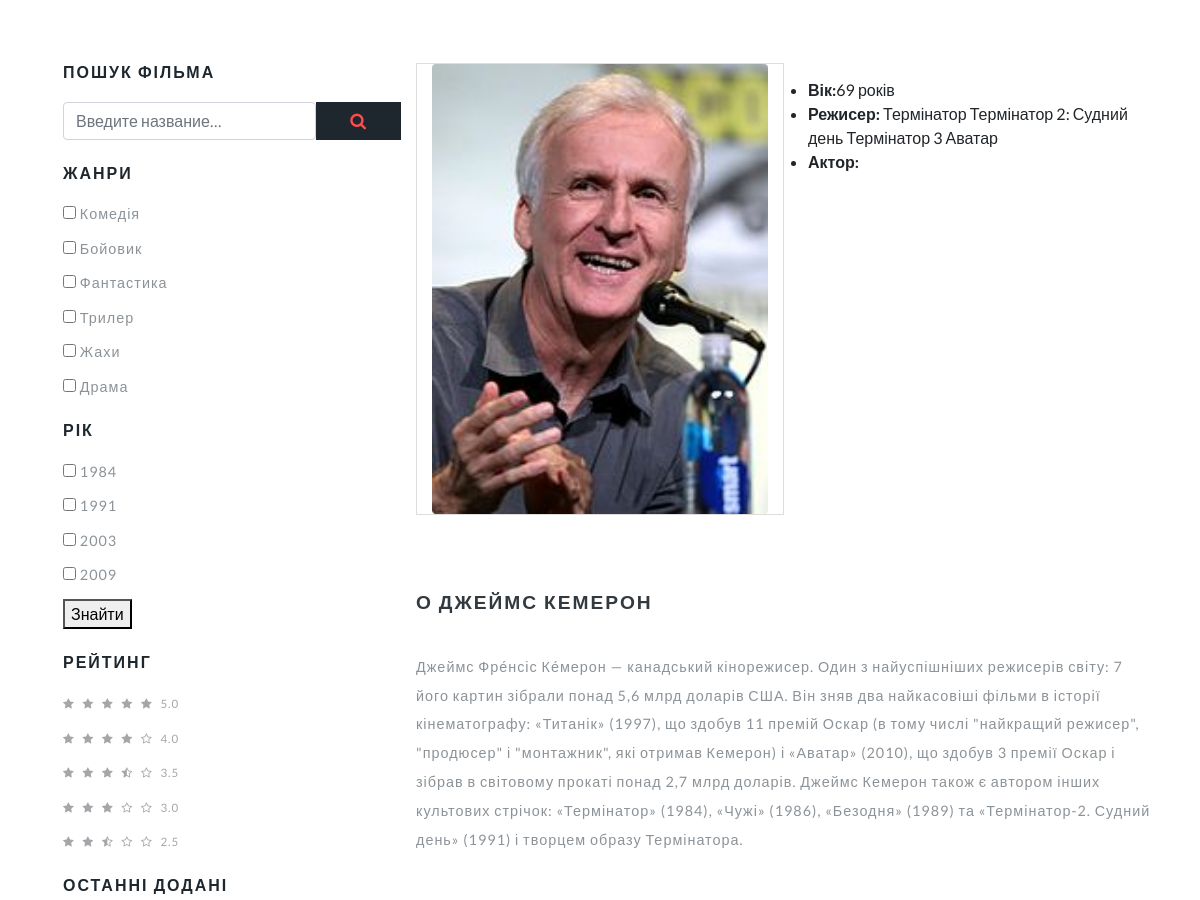
/uk/actor/Джеймс Кемерон/ (middle part), run on an earlier commit of the app's database.
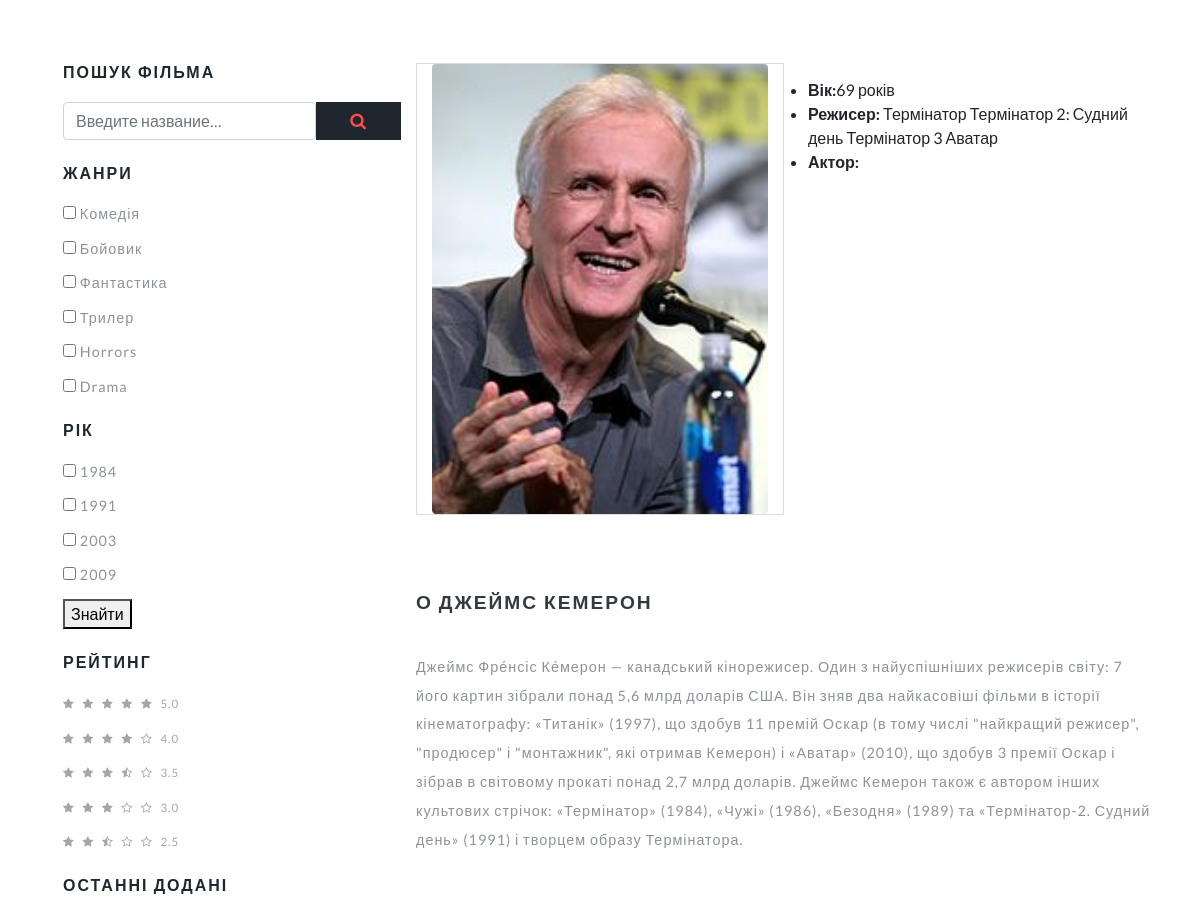
And on a later commit of the database.
### films/models.py (models this page shows, shortened)
class Genre(models.Model):
    name = models.CharField("Ім'я", max_length=100)
    description = models.TextField("Опис")
    url = models.SlugField(max_length=160, unique=True)
    class Meta:
        verbose_name = "Жанр"
        verbose_name_plural = "Жанри"

### films/views.py (the view)
# urls.py: path("actor/<str:slug>/", views.Actor_DirectorView.as_view(), name="actor_detail"),
class Actor_DirectorView(GenreYear,DetailView):
    model = Actor_Director
    template_name = 'films/actor.html'
    slug_field = "name"

### contact/forms.py
class ContactForm(forms.ModelForm): #Форма підписки по email
    captcha = ReCaptchaField()
    class Meta:
        model = Contact
        fields = ("email","captcha")
        widgets = {
            "email": forms.TextInput(attrs={"class": "editContent", "placeholder": "Your Email"}),
        }
        labels = {
            "email": ''
        }

### contact/templatetags/contact_tags.py (called while the page is built)
@register.inclusion_tag("contact/tags/form.html")
def contact_form():
    return {"contact_form":ContactForm()}

### films/models.py (called while the page is built)
    def get_absolute_url(self):
        return reverse("film_detail", kwargs={"slug": self.url})

### films/templatetags/film_tag.py (called while the page is built)
@register.simple_tag()
def get_categories():
    return Category.objects.all()

@register.inclusion_tag('films/tags/last_film.html')
def get_last_films(count=5):
    films = Film.objects.order_by("id")[:count]
    return {"last_films": films}

### films/views.py (called while the page is built)
    def get_genres(self):
        return Genre.objects.all()

    def get_years(self):
        return Film.objects.filter(draft=False).values("year").distinct()

### films/templates/films/actor.html (shortened to what this page needs)
{% extends 'films/base.html'%}
{% block container%}
    <div class="container py-md-3">
        {% endblock container%}
        {% block sidebar%}
        <div class="side-bar col-lg-4">
            {% endblock sidebar%}
            {% block film%}
            <div class="left-ads-display col-lg-8">
                <div class="row">
                    <div class="desc1-left col-md-6">
                        <img style="width: 400px; height: 450px;" src="{{ actor_director.image.url }}" class="img-fluid" alt="">
                    </div>
                    <div class="desc1-right col-md-6 pl-lg-4">
                        <ul>
                            <li><span><b>Вік:</b>{{actor_director.age}} років</span></li>
                            <li>
                                <span><b>Режисер:</b>
                                    {%for film in actor_director.film_director.all %}
                                        {{film.title}}
                                    {%endfor%}
                                </span>
                            </li>
                            <li><span><b>Актор:</b>
                                </span></li>
                        </ul>
                    </div>
                </div>
                <div class="row sub-para-w3layouts mt-5">
                    <h3 class="shop-sing editContent">
                        О {{actor_director.name}}
                    </h3>
                    <p class="editContent">
                        {{actor_director.description|safe}}
                    </p>
                </div>
            </div>
        </div>
    </div>
{% endblock film %}

### films/templates/include/sidebar.html (shortened to what this page needs)
{%load film_tag%}
<div class="search-bar w3layouts-newsletter">
    <h3 class="sear-head editContent" >Пошук фільма</h3>
    <form action="{% url 'search'%}" method="get" class="d-flex editContent" >
        <input type="search" placeholder="Введите название..." name="q" class="form-control" required="">
        <button type="submit" class="btn1 btn" ><span class="fa fa-search" aria-hidden="true" ></span></button>
    </form>
</div>
<form action="{% url 'filter'%}" method="get">
<div class="left-side my-4">
    <h3 class="sear-head editContent" >Жанри</h3>
    <ul class="w3layouts-box-list">
        {%for genre in view.get_genres%}
            <li class="editContent" >
                <input type="checkbox" class="checked" name="genre" value="{{genre.id}}">
                <span class="span editContent" >{{genre.name}}</span>
            </li>
        {%endfor%}
    </ul>
</div>
    <div class="left-side">
        <h3 class="sear-head editContent" >Рік</h3>
        <ul class="w3layouts-box-list">
            {%for film in view.get_years%}
                <li class="editContent" >
                    <input type="checkbox" class="checked" name="year" value="{{film.year}}">
                    <span class="span editContent" >{{film.year}}</span>
                </li>
            {%endfor%}
        </ul>
    </div>
    <button type="submit"> Знайти</button>
</form>
<div class="customer-rev left-side my-4">
    <h3 class="sear-head editContent" >Рейтинг</h3>
    <ul class="w3layouts-box-list">
        <li>
            <a href="#">
                <span class="fa fa-star" aria-hidden="true" ></span>
                <span class="fa fa-star" aria-hidden="true" ></span>
                <span class="fa fa-star" aria-hidden="true" ></span>
                <span class="fa fa-star" aria-hidden="true" ></span>
                <span class="fa fa-star" aria-hidden="true" ></span>
                <span class="editContent" >5.0</span>
            </a>
        </li>
        <li>
            <a href="#">
                <span class="fa fa-star" aria-hidden="true" ></span>
                <span class="fa fa-star" aria-hidden="true" ></span>
                <span class="fa fa-star" aria-hidden="true" ></span>
                <span class="fa fa-star" aria-hidden="true" ></span>
                <span class="fa fa-star-o" aria-hidden="true" ></span>
                <span class="editContent" >4.0</span>
            </a>
        </li>
        <li>
            <a href="#">
                <span class="fa fa-star" aria-hidden="true" ></span>
                <span class="fa fa-star" aria-hidden="true" ></span>
                <span class="fa fa-star" aria-hidden="true" ></span>
                <span class="fa fa-star-half-o" aria-hidden="true" ></span>
                <span class="fa fa-star-o" aria-hidden="true" ></span>
                <span class="editContent" >3.5</span>
            </a>
        </li>
        <li>
            <a href="#">
                <span class="fa fa-star" aria-hidden="true" ></span>
                <span class="fa fa-star" aria-hidden="true" ></span>
                <span class="fa fa-star" aria-hidden="true"></span>
                <span class="fa fa-star-o" aria-hidden="true" ></span>
                <span class="fa fa-star-o" aria-hidden="true" ></span>
                <span class="editContent" >3.0</span>
            </a>
        </li>
        <li>
            <a href="#">
                <span class="fa fa-star" aria-hidden="true"></span>
                <span class="fa fa-star" aria-hidden="true" ></span>
                <span class="fa fa-star-half-o" aria-hidden="true" ></span>
                <span class="fa fa-star-o" aria-hidden="true" ></span>
                <span class="fa fa-star-o" aria-hidden="true" ></span>
                <span class="editContent" >2.5</span>
            </a>
        </li>
    </ul>
</div>
{% get_last_films  count=5 %}

What changed in the data, as far as the page shows it:
changed Genre: name "Жахи" → "Horrors"
changed Genre: name "Драма" → "Drama"
